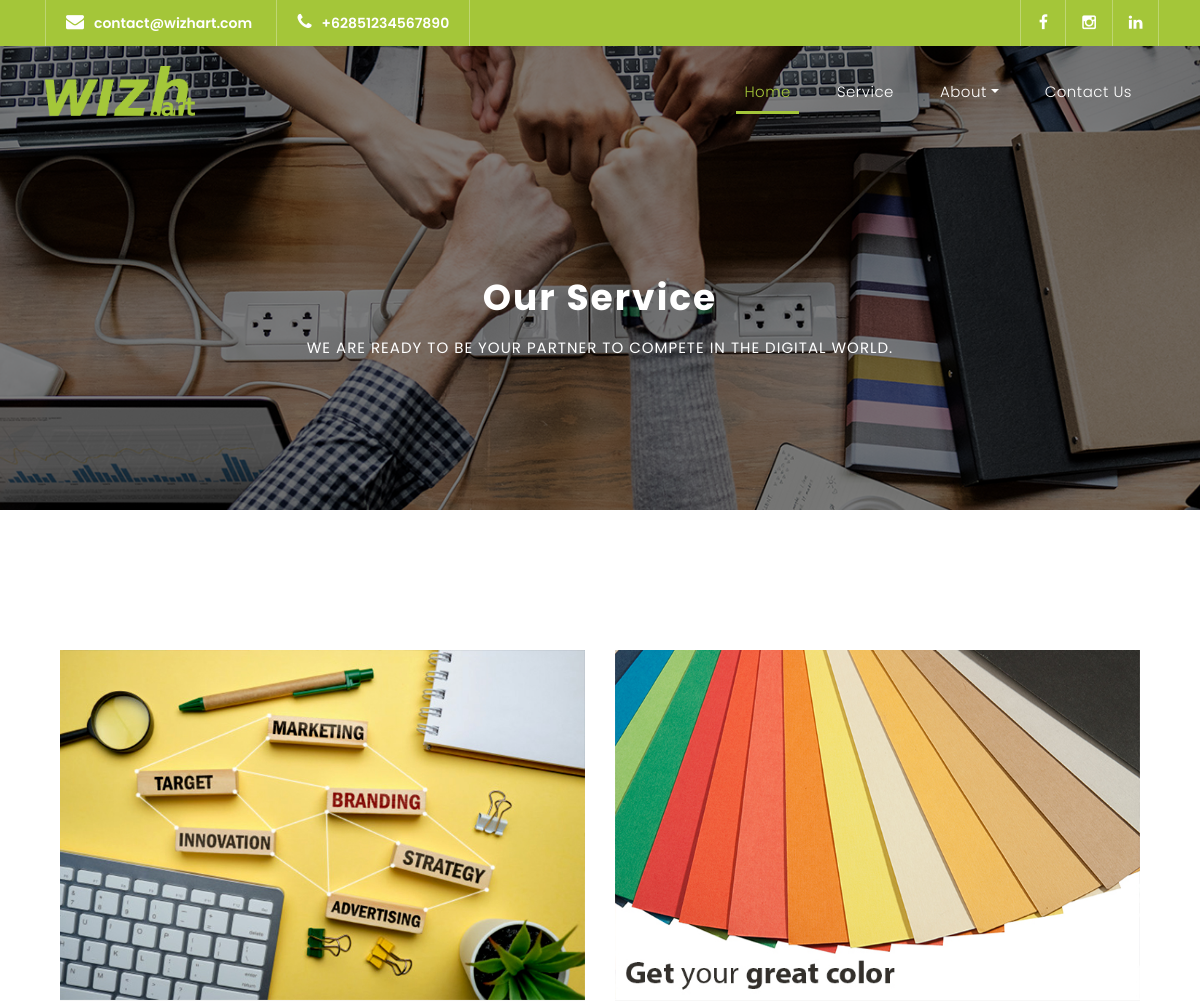
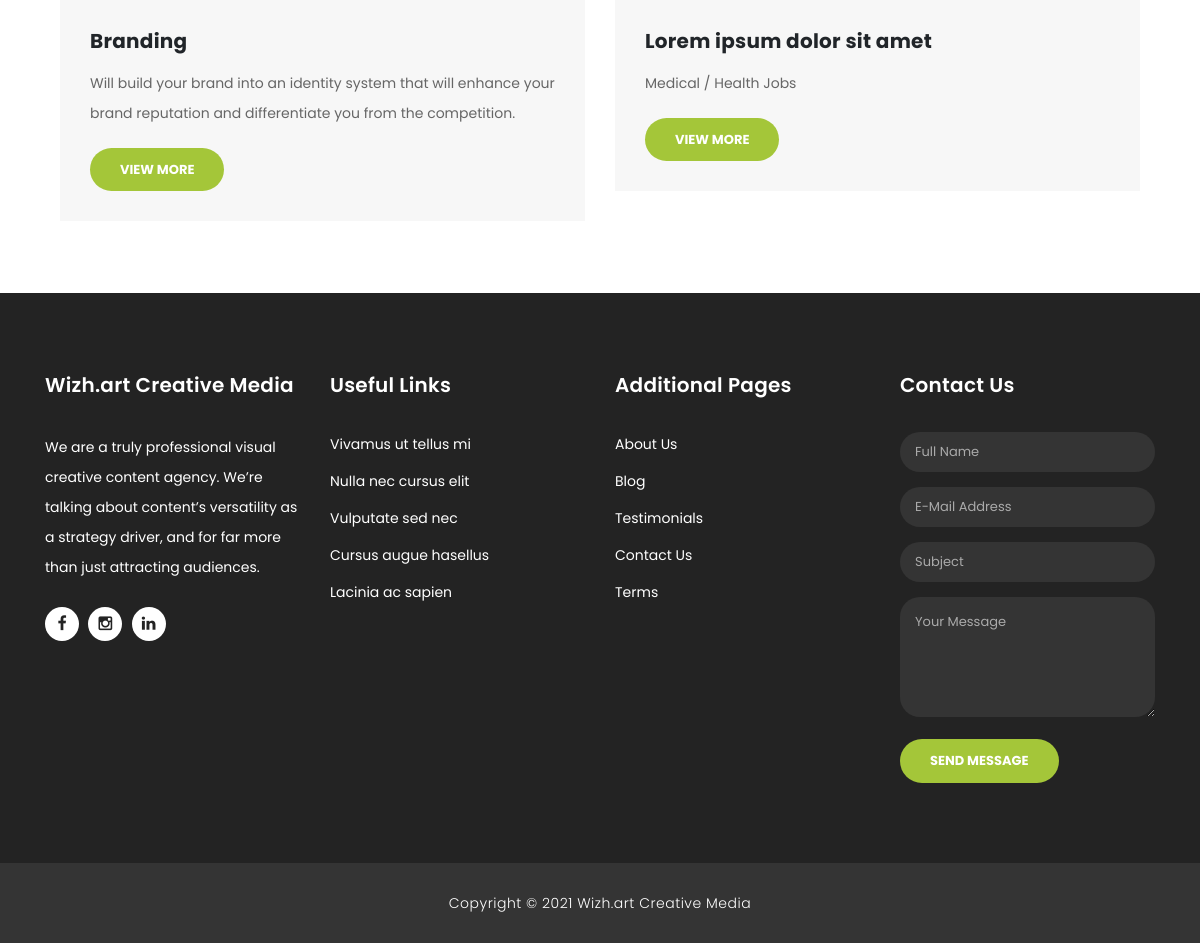
/jobs.php, run on the app's committed database (2 pictures, top to bottom).
### tables this page shows
CREATE TABLE `settings` (
  `id` int(11) NOT NULL,
  `title` varchar(50) NOT NULL,
  `description` text NOT NULL,
  `email` varchar(50) NOT NULL,
  `email_text` varchar(100) NOT NULL,
  `phone` varchar(15) NOT NULL,
  `phone_text` varchar(100) NOT NULL,
  `location` varchar(100) NOT NULL,
  `location_text` varchar(100) NOT NULL,
  `maps` text NOT NULL,
  `facebook` varchar(50) NOT NULL,
  `instagram` varchar(50) NOT NULL,
  `linkedin` varchar(50) NOT NULL
);

CREATE TABLE `services` (
  `id` int(11) NOT NULL,
  `images` varchar(40) NOT NULL,
  `title` varchar(100) NOT NULL,
  `content` text NOT NULL,
  `content_short` varchar(150) NOT NULL
);

### includes/config.php (called while the page is built, shortened)
<?php
$dbhost = "localhost";
$dbname = "wizhart";
$dbuser = "root";
$dbpass = "";

### control/includes/mysqlbase.php (called while the page is built, shortened)
<?php
    class MySQLBase {
        protected $connection;
        public function __construct($hostname, $database, $username, $password) {
            $this->connection = new mysqli($hostname, $username, $password, $database);
        }
        public function getAll($tableName) {
            $query = "SELECT * FROM " . $tableName;
            $result = $this->connection->query($query);
            return $result;
        }
        public function getBy($tableName, $keyWhere, $valueWhere) {
            $query = "SELECT * FROM " . $tableName . " WHERE " . $keyWhere . " = " . $valueWhere;
            $result = $this->connection->query($query);
            return $result;
        }
    }

### jobs.php (the view, shortened to what this page needs)
<!DOCTYPE html>
<html lang="en">
  <head>
    <link href="vendor/bootstrap/css/bootstrap.min.css" rel="stylesheet">
    <link rel="stylesheet" href="assets/css/fontawesome.css">
    <link rel="stylesheet" href="assets/css/style.css">
    <link rel="stylesheet" href="assets/css/owl.css">
  </head>
  <body>
    <?php
      include_once("includes/header.php")
    ?>
    <div class="page-heading header-text">
      <div class="container">
        <div class="row">
          <div class="col-md-12">
            <h1>Our Service</h1>
            <span>We are ready to be your partner to compete in the digital world. </span>
          </div>
        </div>
      </div>
    </div>
    <div class="services">
      <div class="container">
          <div class="col-lg-12">
            <div class="row">
              <?php
                $services = $db->getAll("services");
                foreach ($services as $s) {
              ?>
              <div class="col-md-6">
                <div class="service-item">
                  <img src="assets/images/services/<?= $s['images'] ?>" alt="">
                  <div class="down-content">
                    <h4><?= $s['title'] ?></h4>
                    <p><?= $s['content_short'] ?></p>
                    <a href="job-details.php?id=<?= $s['id'] ?>" class="filled-button">View More</a>
                  </div>
                </div>
                <br>
              </div>
              <?php } ?>
            <br>
            </div>
          </div>
      </div>
    </div>
    <br>
    <br>
    <?php
      include_once("includes/footer.php")
    ?>
  </body>
</html>

### includes/header.php (shortened to what this page needs)
<?php
    include_once("includes/config.php");
    include_once("control/includes/mysqlbase.php");
    $db = new MySQLBase($dbhost, $dbname, $dbuser, $dbpass);
    $result = $db->getBy("settings", 'id', 1);
    $include = $result->fetch_object();
?>
<div class="sub-header">
    <div class="container">
    <div class="row">
        <div class="col-md-8 col-xs-12">
        <ul class="left-info">
            <li><a target="_BLANK" href="mailto:<?= $include->email ?>"><i class="fa fa-envelope"></i><?= $include->email ?></a></li>
            <li><a target="_BLANK" href="https://wa.me/<?= $include->phone ?>"><i class="fa fa-phone"></i><?= $include->phone ?></a></li>
        </ul>
        </div>
        <div class="col-md-4">
        <ul class="right-icons">
            <li><a href="<?= $include->facebook ?>"><i class="fa fa-facebook"></i></a></li>
            <li><a href="<?= $include->instagram ?>"><i class="fa fa-instagram"></i></a></li>
            <li><a href="<?= $include->linkedin ?>"><i class="fa fa-linkedin"></i></a></li>
        </ul>
        </div>
    </div>
    </div>
</div>
<header class="">
    <nav class="navbar navbar-expand-lg">
    <div class="container">
        <a href="index.php">
            <img src="assets/images/wizh2.png" alt="" style="width:150px">
        </a>
        <div class="collapse navbar-collapse" id="navbarResponsive">
        <ul class="navbar-nav ml-auto">
            <li class="nav-item active">
            <a class="nav-link" href="index.php">Home
            </a>
            </li>
            <li class="nav-item">
            <a class="nav-link" href="jobs.php">Service</a>
            </li>
            <li class="nav-item dropdown">
            <a class="dropdown-toggle nav-link" data-toggle="dropdown" href="#" role="button" aria-haspopup="true" aria-expanded="false">About</a>
            </li>
            <li class="nav-item">
            <a class="nav-link" href="contact.php">Contact Us</a>
            </li>
        </ul>
        </div>
    </div>
    </nav>
</header>

### assets/css/style.css (style rules this page uses)
body { font-family: 'Poppins', sans-serif; overflow-x: hidden; text-rendering: optimizeLegibility; -webkit-font-smoothing: antialiased; -moz-osx-font-smoothing: grayscale; }
p { margin-bottom: 0px; font-size: 14px; color: #666666; line-height: 30px; }
a { text-decoration: none!important; }
ul { padding: 0; margin: 0; list-style: none; }
h1,h2,h3,h4,h5,h6 { margin: 0px; }
a.filled-button { background-color: #a4c639; color: #fff; font-size: 13px; text-transform: uppercase; font-weight: 700; padding: 12px 30px; border-radius: 30px; display: inline-block; transition: all 0.3s; }
.sub-header { background-color: #a4c639; height: 46px; line-height: 46px; }
.sub-header ul li { display: inline-block; }
.sub-header ul.left-info li { border-left: 1px solid rgba(250,250,250,0.3); padding: 0px 20px; }
.sub-header ul.left-info li:last-child { border-right: 1px solid rgba(250,250,250,0.3); }
.sub-header ul.left-info li i { margin-right: 10px; font-size: 18px; }
.sub-header ul.left-info li a { color: #fff; font-size: 14px; font-weight: 600; }
.sub-header ul.right-icons { float: right; }
.sub-header ul.right-icons li { margin-right: -4px; width: 46px; display: inline-block; text-align: center; border-right: 1px solid rgba(250,250,250,0.3); }
.sub-header ul.right-icons li:first-child { border-left: 1px solid rgba(250,250,250,0.3); }
.sub-header ul.right-icons li a { color: #fff; transition: all 0.3s; }
header { position: absolute; z-index: 99999; width: 100%; background-color: transparent!important; height: 80px; -webkit-transition: all 0.3s ease-in-out 0s; -moz-transition: all 0.3s ease-in-out 0s; -o-transition: all 0.3s ease-in-out 0s; transition: all 0.3s ease-in-out 0s; }
header .navbar { padding: 20px 0px; }
#navbarResponsive { z-index: 999; }
.navbar-collapse { text-align: center; }
.navbar .navbar-nav .nav-item { margin: 0px 15px; }
.navbar .navbar-nav a.nav-link { text-transform: capitalize; font-size: 15px; font-weight: 300; letter-spacing: 0.5px; color: #fff; transition: all 0.5s; margin-top: 5px; }
.navbar .navbar-nav .nav-link:hover, .navbar .navbar-nav .active>.nav-link, .navbar .navbar-nav .nav-link.active, .navbar .navbar-nav .nav-link.show, .navbar .navbar-nav .show>.nav-link { color: #a4c639; border-bottom: 3px solid #a4c639; }
*, *:before, *:after { -webkit-box-sizing: border-box; box-sizing: border-box; -webkit-font-smoothing: antialiased; -moz-osx-font-smoothing: grayscale; }
.services { margin-top: 140px; }
.service-item img { width: 100%; overflow: hidden; }
.service-item .down-content { background-color: #f7f7f7; padding: 30px; }
.service-item .down-content h4 { font-size: 20px; font-weight: 700; letter-spacing: 0.25px; margin-bottom: 15px; }
.service-item .down-content p { margin-bottom: 20px; }
.page-heading { text-align: center; background-image: url(../images/banner-image-1-1920x500.jpg); background-position: center center; background-repeat: no-repeat; background-size: cover; padding: 230px 0px 150px 0px; color: #fff; position: relative; }
.page-heading .container { position: relative; z-index: 2; }
.page-heading:before { content: ''; position: absolute; top: 0; left: 0; right: 0; bottom: 0; background-color: rgba(0,0,0,0.5); z-index: 1; }
.page-heading h1 { text-transform: capitalize; font-size: 36px; font-weight: 700; letter-spacing: 2px; margin-bottom: 18px; }
.page-heading span { font-size: 15px; text-transform: uppercase; letter-spacing: 1px; color: #fff; display: block; }

### data on the page
settings: email "contact@wizhart.com", phone "+62851234567890"
services: images (picture), title "Branding", content_short "Will build your brand into an identity system that will enhance your brand reputation and differentiate you from the competition."
services: images (picture), title "Lorem ipsum dolor sit amet", content_short "Medical / Health Jobs"
